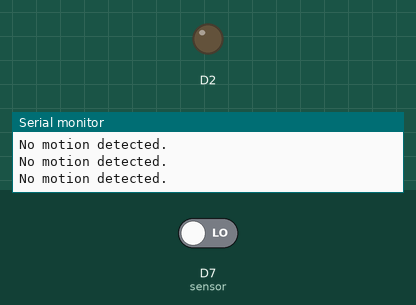
Bench run of a sketch on a simulated ESP8266 (NodeMCU). Shown: output pins drawn as LEDs (lit = HIGH), the last lines printed to the serial monitor. The inputs (shaded band) are chosen by the test bench; at power-on: D7 (sensor) LOW.

Above: at 3.0 s.
3.1 s: D7 (sensor) driven HIGH
At 5.5 s:
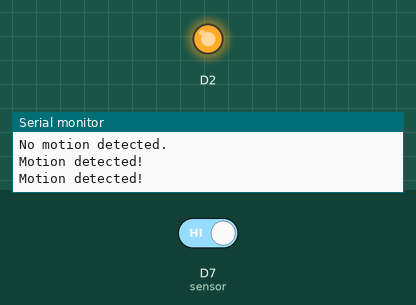
5.8 s: D7 (sensor) driven LOW
At 8.3 s:
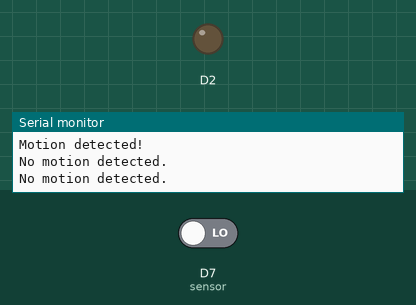
Timing chart, 0 to 9.8 s (numbered marks = the images above; inputs shaded):
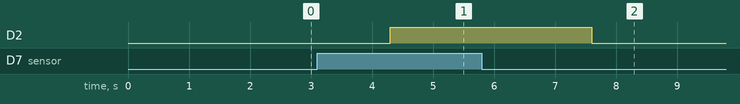

The sketch:

Motion_sensor.ino
```cpp
int sensor = 13;  // Digital pin D7

void setup() {
  pinMode(sensor, INPUT);
  Serial.begin(115200);
  pinMode(D2,OUTPUT);
}

void loop() {
  long state = digitalRead(sensor);
  if (state == HIGH) {
    Serial.println("Motion detected!");
    delay(1000);
    digitalWrite(D2,HIGH);
    delay(100);

  }
  else {
    Serial.println("No motion detected.");
    delay(1000);
    digitalWrite(D2,LOW);
    delay(100);

  }
}
```

Measured:
- after the input at 3.1 s, D2: LOW → HIGH after 1.2 s
- after the input at 5.8 s, D2: HIGH → LOW after 1.8 s
